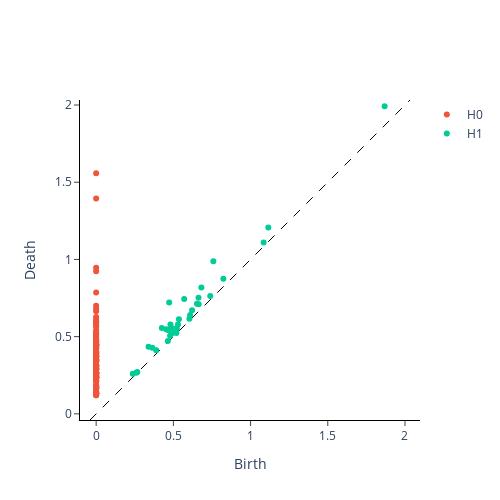

Write notebook code for a chart like this one.
### Code cell
rieps_complex.plot(diagrams)
